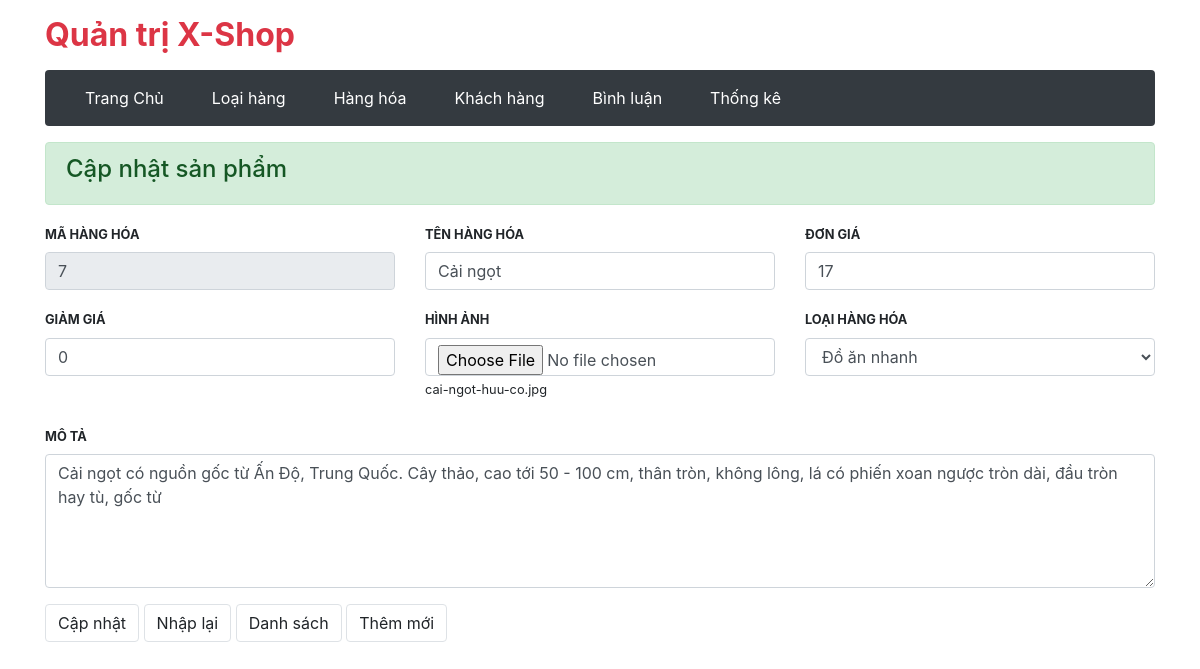
Page /admin/product/index.php?btn-edit&ma_hh=7 (signed in) on the committed database.
### tables this page shows
CREATE TABLE `hang_hoa` (
  `ma_hh` int(11) NOT NULL,
  `ten_hh` varchar(60) NOT NULL,
  `don_gia` float NOT NULL,
  `giam_gia` float NOT NULL,
  `hinh` varchar(50) NOT NULL,
  `ma_loai` int(11) NOT NULL,
  `so_luot_xem` int(11) NOT NULL,
  `ngay_nhap` date NOT NULL,
  `mo_ta` varchar(200) NOT NULL
);

### admin/product/index.php (called while the page is built, shortened)
<?php
    require '../../gobal.php';
    require '../../dao/functionTitle.php';
    require '../../dao/functionProduct.php';
    $items = selectTitle();
    extract($_REQUEST);
    if(array_key_exists('btn-insert', $_REQUEST)){
        $hinh = save_file("hinh", "$IMAGE_DIR");
        $ngay_nhap = date('Y-m-d');
        $so_luot_xem = '0';
        insertProduct($ten_hh, $don_gia, $giam_gia, $hinh, $ma_loai, $so_luot_xem, $ngay_nhap, $mo_ta);
        $view_name = 'addProduct.php';
        $MESSAGE = 'Thêm hàng hóa thành công';
    }
    else if(array_key_exists('btn-list', $_REQUEST)){
        $items = selectProducts();
        $view_name = 'productsList.php';
    }
    else if(array_key_exists('btn-delete', $_REQUEST)){
        deleteProducts($ma_hh);
        $items = selectProducts();
        $view_name = 'productsList.php';
        $MESSAGE = 'Xóa thành công !';
    }
    else if(array_key_exists('btn-edit', $_REQUEST)){
        $itemFetch = selectProductsId($ma_hh);
    }
    require "../layout.php";

### dao/functionProduct.php (called while the page is built, shortened)
<?php
    require_once 'database.php';
    function selectProductsId($ma_hh)
    {
        global $conn;
        $select = "SELECT * FROM hang_hoa WHERE ma_hh = '$ma_hh'";
        $products = $conn->query($select);
        return $product = $products->fetch();
    }

### dao/functionTitle.php (called while the page is built, shortened)
<?php
    require_once 'database.php';
    function selectTitle(){
        global $conn;
        $select = "SELECT * FROM loai";
        return $conn->query($select);
    }

### gobal.php (called while the page is built, shortened)
<?php
    $ROOT_URL = "/lab3_khanhnpd02983";
    $ADMIN_URL = "$ROOT_URL/admin";
?>

### admin/product/editProduct.php (the view, shortened to what this page needs)
<div class="alert alert-success mt-3">
    <h4>Cập nhật sản phẩm</h4>
</div>
<form action="index.php" method="post" enctype="multipart/form-data">
    <div class="row">
        <div class="form-group col-sm-4">
            <label for="" class="font-weight-bold small">MÃ HÀNG HÓA</label>
            <input type="text" readonly class="form-control" name="ma_hh" value="<?=$itemFetch['ma_hh']?>">
        </div>
        <div class="form-group col-sm-4">
            <label for="" class="font-weight-bold small">TÊN HÀNG HÓA</label>
            <input type="text" class="form-control" name="ten_hh" value="<?=$itemFetch['ten_hh']?>">
        </div>
        <div class="form-group col-sm-4">
            <label for="" class="font-weight-bold small">ĐƠN GIÁ</label>
            <input type="text" class="form-control" name="don_gia" value="<?=$itemFetch['don_gia']?>">
        </div>
    </div>
    <div class="row">
        <div class="form-group col-sm-4">
            <label for="" class="font-weight-bold small">GIẢM GIÁ</label>
            <input type="text" class="form-control" name="giam_gia" value="<?=$itemFetch['giam_gia']?>">
        </div>
        <div class="form-group col-sm-4">
            <label for="" class="font-weight-bold small">HÌNH ẢNH</label>
            <input type="file" class="form-control" name="hinh">
            <label for="" class="small"><?=$itemFetch['hinh']?></label>
        </div>
        <div class="form-group col-sm-4">
            <label for="" class="font-weight-bold small">LOẠI HÀNG HÓA</label>
            <select name="ma_loai" class="form-control">
                <?php foreach($items as $item) : ?>
                    <option value="<?=$item['ma_loai']?>"><?=$item['ten_loai']?></option>
                <?php endforeach ?>
            </select>
        </div>
    </div>
    <div class="row">
        <div class="form-group col-12">
            <label for="" class="font-weight-bold small">MÔ TẢ</label>
            <textarea name="mo_ta"  cols="30" rows="5" class="form-control" name="mo_ta"><?=$itemFetch['mo_ta']?></textarea>
        </div>
    </div>
    <div class="form-group">
        <button name="btn-update" class="btn btn-default border">Cập nhật</button>
        <input type="reset" value="Nhập lại" class="btn btn-default border">
        <a href="<?=$ADMIN_URL?>/product?btn-list" class="btn btn-default border">Danh sách</a>
        <a href="<?=$ADMIN_URL?>/product" class="btn btn-default border">Thêm mới</a>
    </div>
</form>

### rows in the picture
hang_hoa: ma_hh "7", ten_hh "Cải ngọt", don_gia "17", giam_gia "0", hinh "cai-ngot-huu-co.jpg", mo_ta "Cải ngọt có nguồn gốc từ Ấn Độ, Trung Quốc. Cây thảo, cao tới 50 - 100 cm, thân tròn, không lông, lá có phiến xoan ngược tròn dài, đầu tròn hay tù, gốc từ"

### other values in the picture
form field ma_loai "Đồ ăn nhanh"
